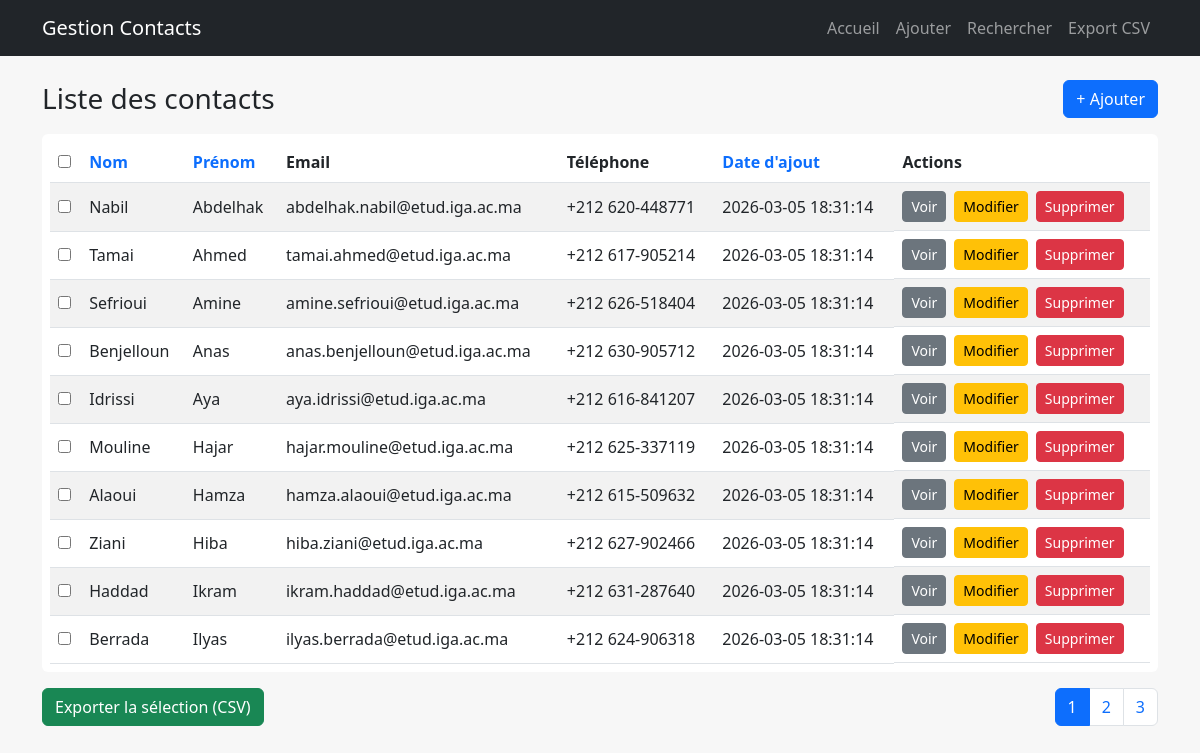
/?sort=prenom&order=ASC, run on the app's committed database.
### tables this page shows
CREATE TABLE `contacts` (
  `id` int(11) NOT NULL,
  `nom` varchar(100) NOT NULL,
  `prenom` varchar(100) NOT NULL,
  `email` varchar(150) DEFAULT NULL,
  `telephone` varchar(20) DEFAULT NULL,
  `adresse` text DEFAULT NULL,
  `date_naissance` date DEFAULT NULL,
  `notes` text DEFAULT NULL,
  `date_creation` timestamp NOT NULL DEFAULT current_timestamp(),
  `date_modification` timestamp NOT NULL DEFAULT current_timestamp() ON UPDATE current_timestamp()
);

### index.php (the view, shortened to what this page needs)
<?php
require_once __DIR__ . "/includes/init.php";
$perPage = 10;
$page = isset($_GET["page"]) ? (int)$_GET["page"] : 1;
$offset = ($page - 1) * $perPage;
$sort = $_GET["sort"] ?? "date_creation";
$order = strtoupper($_GET["order"] ?? "DESC");
$stmtTotal = $pdo->query("SELECT COUNT(*) AS c FROM contacts");
$total = (int)$stmtTotal->fetch()["c"];
$totalPages = (int)ceil($total / $perPage);
$sql = "SELECT * FROM contacts ORDER BY $sort $order LIMIT :limit OFFSET :offset";
$stmt = $pdo->prepare($sql);
$stmt->bindValue(":limit", $perPage, PDO::PARAM_INT);
$stmt->bindValue(":offset", $offset, PDO::PARAM_INT);
$stmt->execute();
$contacts = $stmt->fetchAll();
require_once __DIR__ . "/includes/header.php";
function sort_link($label, $col, $sort, $order) {
    $newOrder = ($sort === $col && $order === "ASC") ? "DESC" : "ASC";
    return '<a class="text-decoration-none" href="?sort=' . $col . '&order=' . $newOrder . '">' . $label . '</a>';
}
?>
<div class="d-flex justify-content-between align-items-center mb-3">
  <h3 class="mb-0">Liste des contacts</h3>
  <a class="btn btn-primary" href="ajouter.php">+ Ajouter</a>
</div>
<form method="post" action="exporter.php">
  <div class="table-responsive bg-white p-2 rounded">
    <table class="table table-striped align-middle mb-0">
      <thead>
        <tr>
          <th><input type="checkbox" id="checkAll"></th>
          <th><?= sort_link("Nom", "nom", $sort, $order) ?></th>
          <th><?= sort_link("Prénom", "prenom", $sort, $order) ?></th>
          <th>Email</th>
          <th>Téléphone</th>
          <th><?= sort_link("Date d'ajout", "date_creation", $sort, $order) ?></th>
          <th>Actions</th>
        </tr>
      </thead>
      <tbody>
      <?php foreach ($contacts as $c): ?>
        <tr>
          <td>
            <input class="rowCheck" type="checkbox" name="ids[]" value="<?= (int)$c["id"] ?>">
          </td>
          <td><?= htmlspecialchars($c["nom"]) ?></td>
          <td><?= htmlspecialchars($c["prenom"]) ?></td>
          <td><?= htmlspecialchars($c["email"] ?? "") ?></td>
          <td><?= htmlspecialchars($c["telephone"] ?? "") ?></td>
          <td><?= htmlspecialchars($c["date_creation"]) ?></td>
          <td class="d-flex gap-2">
            <a class="btn btn-sm btn-secondary" href="voir.php?id=<?= (int)$c["id"] ?>">Voir</a>
            <a class="btn btn-sm btn-warning" href="modifier.php?id=<?= (int)$c["id"] ?>">Modifier</a>
            <button
              class="btn btn-sm btn-danger"
              type="submit"
              formaction="supprimer.php"
              name="id"
              value="<?= (int)$c["id"] ?>"
              onclick="return confirm('Supprimer ce contact ?');"
            >
              Supprimer
            </button>
          </td>
        </tr>
      <?php endforeach; ?>
      </tbody>
    </table>
  </div>
  <div class="d-flex justify-content-between align-items-center mt-3">
    <button class="btn btn-success" type="submit">Exporter la sélection (CSV)</button>
    <nav>
      <ul class="pagination mb-0">
        <?php for ($i = 1; $i <= $totalPages; $i++): ?>
          <li class="page-item <?= ($i === $page) ? "active" : "" ?>">
            <a class="page-link"
               href="?page=<?= $i ?>&sort=<?= htmlspecialchars($sort) ?>&order=<?= htmlspecialchars($order) ?>">
              <?= $i ?>
            </a>
          </li>
        <?php endfor; ?>
      </ul>
    </nav>
  </div>
</form>
<?php require_once __DIR__ . "/includes/footer.php"; ?>

### assets/css/style.css (style rules this page uses)
body { background: #f7f7f7; }
.table thead th { white-space: nowrap; }

### data on the page
contacts: nom "Nabil", prenom "Abdelhak", email "abdelhak.nabil@etud.iga.ac.ma", telephone "+212 620-448771", date_creation "2026-03-05 18:31:14", $c["id"] 4 (drawn)
contacts: nom "Tamai", prenom "Ahmed", email "tamai.ahmed@etud.iga.ac.ma", telephone "+212 617-905214", date_creation "2026-03-05 18:31:14", $c["id"] 3 (drawn)
contacts: nom "Sefrioui", prenom "Amine", email "amine.sefrioui@etud.iga.ac.ma", telephone "+212 626-518404", date_creation "2026-03-05 18:31:14", $c["id"] 16 (drawn)
contacts: nom "Benjelloun", prenom "Anas", email "anas.benjelloun@etud.iga.ac.ma", telephone "+212 630-905712", date_creation "2026-03-05 18:31:14", $c["id"] 20 (drawn)
contacts: nom "Idrissi", prenom "Aya", email "aya.idrissi@etud.iga.ac.ma", telephone "+212 616-841207", date_creation "2026-03-05 18:31:14", $c["id"] 9 (drawn)
contacts: nom "Mouline", prenom "Hajar", email "hajar.mouline@etud.iga.ac.ma", telephone "+212 625-337119", date_creation "2026-03-05 18:31:14", $c["id"] 15 (drawn)
contacts: nom "Alaoui", prenom "Hamza", email "hamza.alaoui@etud.iga.ac.ma", telephone "+212 615-509632", date_creation "2026-03-05 18:31:14", $c["id"] 8 (drawn)
contacts: nom "Ziani", prenom "Hiba", email "hiba.ziani@etud.iga.ac.ma", telephone "+212 627-902466", date_creation "2026-03-05 18:31:14", $c["id"] 17 (drawn)
contacts: nom "Haddad", prenom "Ikram", email "ikram.haddad@etud.iga.ac.ma", telephone "+212 631-287640", date_creation "2026-03-05 18:31:14", $c["id"] 21 (drawn)
contacts: nom "Berrada", prenom "Ilyas", email "ilyas.berrada@etud.iga.ac.ma", telephone "+212 624-906318", date_creation "2026-03-05 18:31:14", $c["id"] 14 (drawn)

### other printed values
$label "Nom Prénom Date d'ajout"
